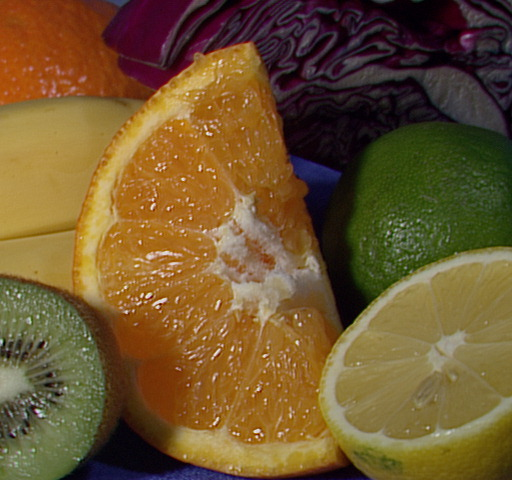
//> input picture 2 OpenCV图像处理/3 OpenCV图像处理进阶（imgproc组件、feature2D组件）/2 图像变换/2 图像变换 （A-边缘检测）/demo1-canny算子/fruits.jpg, 512 x 480 px
$ ./test   (built with g++ and OpenCV 4)
//> lines starting //> are read from the running program, lines starting //| are printed output that depends on the picture
/**
  ******************************************************************************
  * @file    test.cpp
  * @author  Bruceou
  * @version V1.0
  * @date    2017-11
  * @brief   Sample code showing how to detect edges using the Canny Detector
  ******************************************************************************
  * @attention
  * 本程序适用于OpenCV2和OpenCV3版本。
  ******************************************************************************
  */
/**Includes*********************************************************************/
#include<opencv2/opencv.hpp>
#include<opencv2/highgui/highgui.hpp>
#include<opencv2/imgproc/imgproc.hpp>
/**namespace*******************************************************************/
using namespace cv;

/**
  * @brief     主函数
  * @param     argc 命令行参数个数
               argv 命令行参数
  * @retval    int
  */
int main (int argc, char **argv)
{
	//载入原始图
	Mat srcImage = imread("fruits.jpg");  //原始图片
//> srcImage is the input picture: 480 rows x 512 cols, CV_8UC3; mean B, G, R 46.2, 85.6, 110.8
	Mat srcImage0=srcImage.clone();
	Mat srcImage1=srcImage.clone();

	//显示原始图
	imshow("【原始图】Canny边缘检测", srcImage);

	//----------------------------------------------------------------------------------
	//	一、最简单的canny用法，直接进行变换
	//----------------------------------------------------------------------------------
	Canny( srcImage, srcImage0, 150, 100,3 );
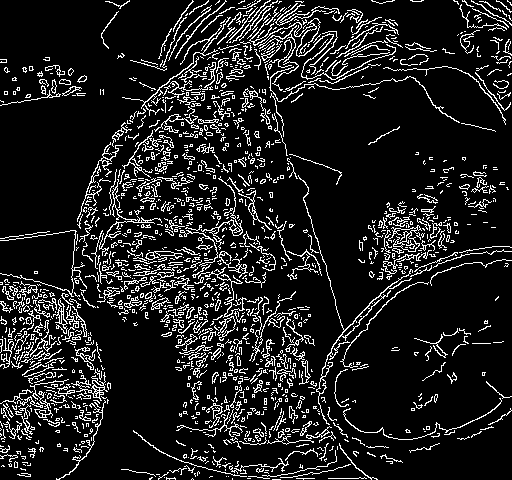
//> srcImage0: 480 rows x 512 cols, CV_8UC1; 12.2% white in thin lines or dots
	imshow("【效果图】Canny边缘检测1", srcImage0);


	//----------------------------------------------------------------------------------
	//	二、高阶的canny用法，转成灰度图，降噪，用canny，最后将得到的边缘作为掩码，拷贝原图到效果图上，得到彩色的边缘图
	//----------------------------------------------------------------------------------
	Mat dstImage,edge,grayImage;

	// 【1】创建与src同类型和大小的矩阵(dst)
	dstImage.create( srcImage1.size(), srcImage1.type() );

	// 【2】将原图像转换为灰度图像
	cvtColor( srcImage1, grayImage, CV_BGR2GRAY );
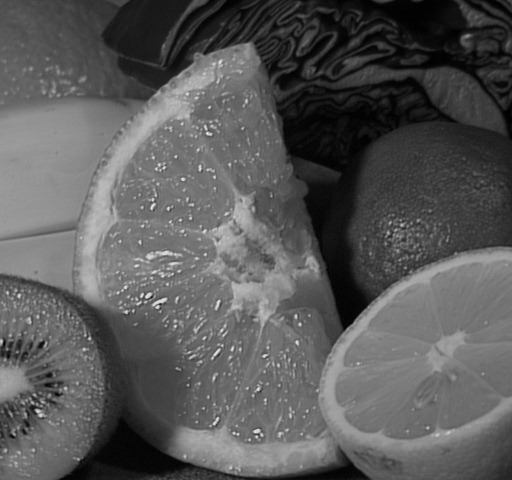
//> grayImage: 480 rows x 512 cols, CV_8UC1; min 0, max 238, mean 88.7

	// 【3】先用使用 3x3内核来降噪
	blur( grayImage, edge, Size(3,3) );

	// 【4】运行Canny算子
	Canny( edge, edge, 3, 9,3 );
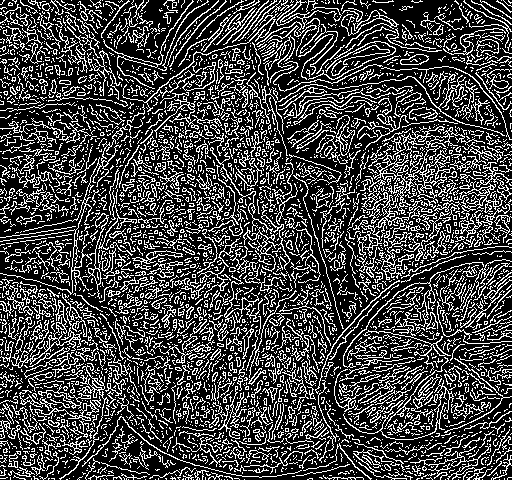
//> edge: 480 rows x 512 cols, CV_8UC1; 26.9% white in thin lines or dots

	//【5】将g_dstImage内的所有元素设置为0
	dstImage = Scalar::all(0);

	//【6】使用Canny算子输出的边缘图g_cannyDetectedEdges作为掩码，来将原图g_srcImage拷到目标图g_dstImage中
	srcImage1.copyTo( dstImage, edge);
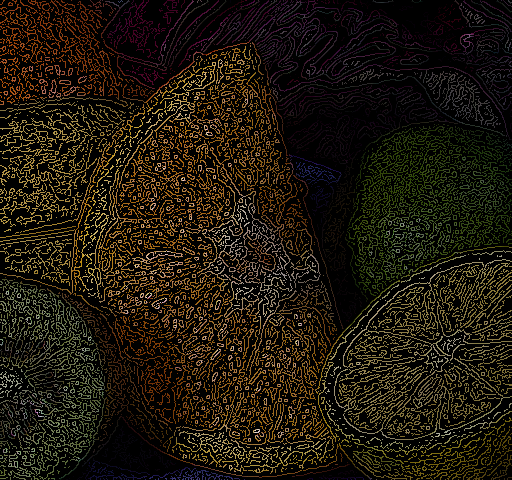
//> dstImage: 480 rows x 512 cols, CV_8UC3; mean B, G, R 13.1, 23.9, 30.4

	//【7】显示效果图
	imshow("【效果图】Canny边缘检测2", dstImage);

	waitKey(0);

	return 0;
}
